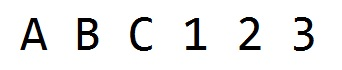
#> input picture test1.jpg, 342 x 70 px, given in place of the camera
$ python get_17_pics.py   (Python 2 division)   (older library calls are emulated)
#> lines starting #> are read from the running program, lines starting #| are printed output that depends on the picture; after the words box and inside, x2 and y2 are one past the last pixel; in counts of white or black regions, pixels touching at a corner belong together
#-*- coding: utf-8 -*-
'''
@time: 2016/3/16/15:35
'''

import numpy as np
import cv2


IMAGE_WIDTH = 20
IMAGE_HEIGHT = 20
intValidChars = [ord('0'), ord('1'), ord('2'), ord('3'),
                 ord('4'), ord('5'), ord('6'), ord('7'),
                 ord('8'), ord('9')]

dir_path = ["E:\\opencv3\\python_char_recg\\0",
            "E:\\opencv3\\python_char_recg\\1",
            "E:\\opencv3\\python_char_recg\\2",
            "E:\\opencv3\\python_char_recg\\3",
            "E:\\opencv3\\python_char_recg\\4",
             "E:\\opencv3\\python_char_recg\\5",
             "E:\\opencv3\\python_char_recg\\6",
             "E:\\opencv3\\python_char_recg\\7",
             "E:\\opencv3\\python_char_recg\\8",
             "E:\\opencv3\\python_char_recg\\9"]

def get17_pic():
    nums = [0,0,0,0,0,0,0,0,0,0]

    cap = cv2.VideoCapture(1)
    if not cap.isOpened():
        print "open camera error..."
        return 0

    while True:
        ret, frame = cap.read()
#> frame is the input picture: shape (70, 342, 3); mean B, G, R 236.3, 236.4, 236.4
        gray = cv2.cvtColor(frame, cv2.COLOR_BGR2GRAY)
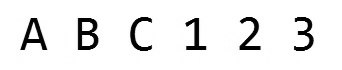
#> gray: shape (70, 342); min 0, max 255, mean 236.4

        bin = cv2.adaptiveThreshold(gray, 255, cv2.ADAPTIVE_THRESH_MEAN_C, cv2.THRESH_BINARY_INV, 31, 10)
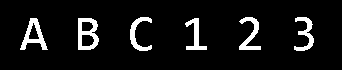
#> bin: shape (70, 342); 7.7% white; 6 white regions, box (x1, y1, x2, y2) and area: (78, 18, 99, 50) 388, (20, 18, 48, 50) 348, (239, 17, 261, 50) 296, (294, 17, 314, 51) 282, (130, 17, 152, 51) 277, (185, 18, 207, 50) 262
        bin = cv2.medianBlur(bin, 3)
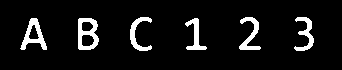
#> bin: shape (70, 342); 7.7% white; 6 white regions
        _, contours, heirs = cv2.findContours( bin.copy(), cv2.RETR_CCOMP, cv2.CHAIN_APPROX_SIMPLE)
#> contours = 9 contours; largest, box (x1, y1, x2, y2) and area: (78, 18, 99, 50) 546, (20, 18, 47, 50) 385, (239, 17, 261, 50) 232, (130, 17, 152, 51) 218, (294, 17, 314, 51) 217
        try:
            heirs = heirs[0]
        except:
            heirs = []

        for cnt, heir in zip(contours, heirs):
            _, _, _, outer_i = heir
            if outer_i >= 0:
                continue
            x, y, w, h = cv2.boundingRect(cnt)
            if not (50 <= h <= 128  and w <= 3.0*h):
                continue

            #让字体在图片中间，不至于拉伸变形
            pad = max(h-w, 0)
            x, w = x-pad/2, w+pad
            cv2.rectangle(frame, (x, y), (x+w, y+h), (0, 255, 0))
            bin_roi = bin[y:,x:][:h,:w]
            gray_roi = gray[y:,x:][:h,:w]

            #有一定量的像素
            m = (bin_roi != 0)
            if not 0.1 < m.mean() < 0.4:
                continue

            v_in, v_out = gray_roi[m], gray_roi[~m]
            if v_out.std() > 10.0:
                continue

            cv2.imshow('bin_roi', bin_roi)

            key = cv2.waitKey(3)
            if key == ord('q'):
                break
            if key == ord(' '):
                print "input a num:",
                key = cv2.waitKey(0)
                print key - ord('0'),
                if key in intValidChars:
                    num = key - ord('0')
                    nums[num] += 1
                    filename = dir_path[num]+"\\"+ str(nums[num])+".jpg"
                    print filename,
                    bin_roi_resized = cv2.resize(bin_roi, (IMAGE_WIDTH, IMAGE_HEIGHT))
                    cv2.imwrite(filename, bin_roi_resized)
                    print "save ok.."
#> this loop made 9 passes
#> (heir, outer_i, x, y, w, h) on passes 1, 2, 5, 7, 8, 9: ([1, -1, -1, -1], -1, 185, 18, 22, 32), ([4, 0, 2, -1], -1, 78, 18, 21, 32), ([6, 1, 5, -1], -1, 20, 18, 27, 32), ([7, 4, -1, -1], -1, 294, 17, 20, 34), ([8, 6, -1, -1], -1, 239, 17, 22, 33), ([-1, 7, -1, -1], -1, 130, 17, 22, 34)
#> (heir, outer_i) on passes 3, 4, 6: ([3, -1, -1, 1], 1), ([-1, 2, -1, 1], 1), ([-1, -1, -1, 4], 4)
#> after the loop, nums = [0, 0, 0, 0, 0, 0, 0, 0, 0, 0]

        cv2.imshow('frame', frame)
        cv2.imshow('bin', bin)

# [48 lines left out: function test, not called in this run]


if __name__ == '__main__':
    #test()
    get17_pic()
    print "finished...."
